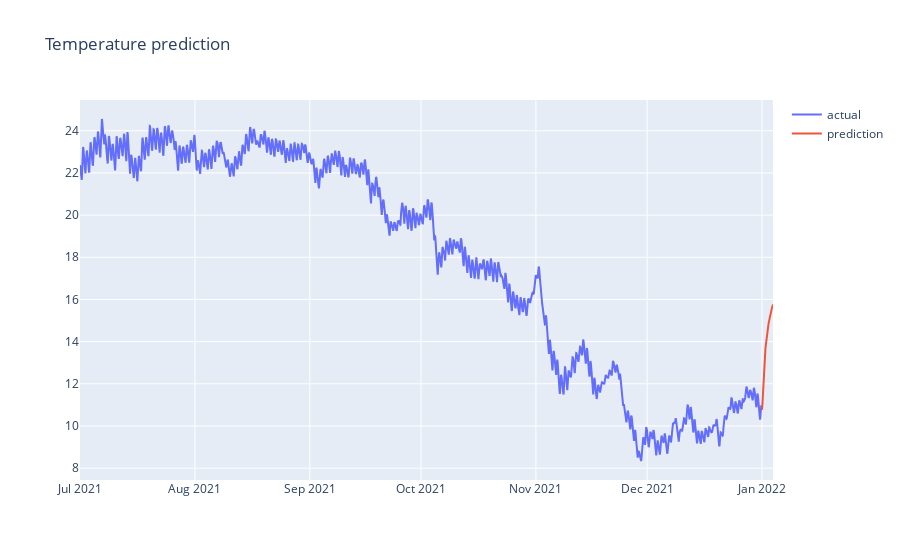

Notebook code cell kept with this figure:
### Code cell
plot_data = [
    go.Scatter(
        x=df_proj.index,
        y=df_proj['T'],
        name='actual'
    ),
    go.Scatter(
        x=df_proj.index,
        y=df_proj['Prediction'],
        name='prediction'
    )
]
plot_layout = go.Layout(
        title='Temperature prediction'
    )
fig = go.Figure(data=plot_data, layout=plot_layout)
iplot(fig)

### Figure 1 — Plotly figure (JSON) as saved in the notebook; plotly's stock layout.template omitted (floating-point values rounded to 4 significant figures; data arrays with more than 128 entries replaced by an {"elided": "..."} marker saying what was removed)
{"data": [{"name": "actual", "type": "scatter", "x": {"elided": "4364 str values"}, "y": {"elided": "4364 float values"}}, {"name": "prediction", "type": "scatter", "x": {"elided": "4364 str values"}, "y": {"elided": "4364 float values"}}], "layout": {"title": {"text": "Temperature prediction"}}}
